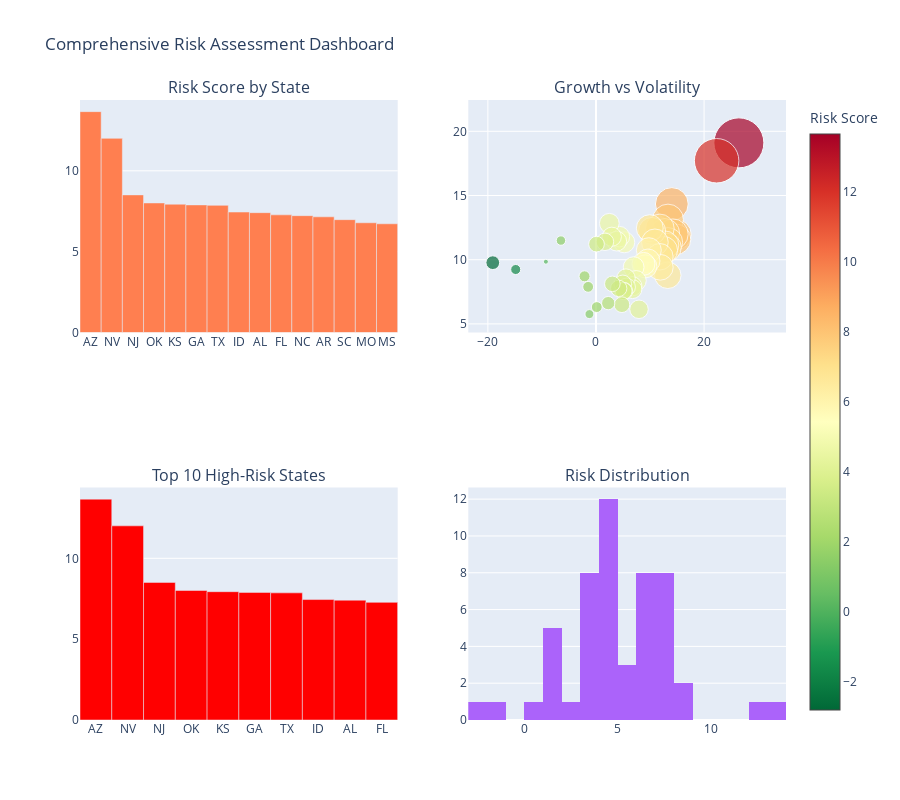

The notebook cell this image was saved under:
### Markdown cell above
---
# 🔥 STEP 6: INTERACTIVE DASHBOARD

Build comprehensive interactive dashboard with Plotly.

### Code cell
if forecast_df is not None and insights is not None:
    try:
        # Reload module to get latest changes
        import importlib
        from src.dashboard import visualizations
        importlib.reload(visualizations)
        from src.dashboard.visualizations import create_risk_dashboard
        
        print("🔄 Creating interactive risk dashboard...")
        fig = create_risk_dashboard(risk_df, forecast_analysis, historical_analysis)
        fig.show()
        print("✅ Interactive dashboard created!")
    except Exception as e:
        print(f"⚠️  Error creating dashboard: {e}")
        print("   Using static visualizations instead.")

### Figure 1 — Plotly figure (JSON) as saved in the notebook; plotly's stock layout.template omitted (floating-point values rounded to 4 significant figures)
{"data": [{"marker": {"color": "coral"}, "name": "Risk Score", "type": "bar", "x": ["AZ", "NV", "NJ", "OK", "KS", "GA", "TX", "ID", "AL", "FL", "NC", "AR", "SC", "MO", "MS"], "xaxis": "x", "y": [13.66, 12.01, 8.51, 8.011, 7.934, 7.89, 7.862, 7.449, 7.411, 7.274, 7.226, 7.154, 6.978, 6.785, 6.723], "yaxis": "y"}, {"marker": {"color": [13.66, 12.01, 8.51, 8.011, 7.934, 7.89, 7.862, 7.449, 7.411, 7.274, 7.226, 7.154, 6.978, 6.785, 6.723, 6.675, 6.621, 6.615, 6.392, 6.155, 5.855, 5.583, 5.54, 4.977, 4.916, 4.836, 4.74, 4.592, 4.586, 4.416, 4.404, 4.339, 4.234, 4.229, 4.051, 3.924, 3.915, 3.83, 3.795, 3.591, 3.392, 3.388, 3.344, 2.666, 1.976, 1.937, 1.931, 1.502, 1.366, 0.1728, -1.684, -2.797], "colorbar": {"title": {"text": "Risk Score"}}, "colorscale": [[0, "rgb(0,104,55)"], [0.1, "rgb(26,152,80)"], [0.2, "rgb(102,189,99)"], [0.3, "rgb(166,217,106)"], [0.4, "rgb(217,239,139)"], [0.5, "rgb(255,255,191)"], [0.6, "rgb(254,224,139)"], [0.7, "rgb(253,174,97)"], [0.8, "rgb(244,109,67)"], [0.9, "rgb(215,48,39)"], [1, "rgb(165,0,38)"]], "showscale": true, "size": [50.0, 44.49, 32.82, 31.15, 30.9, 30.75, 30.66, 29.28, 29.15, 28.69, 28.53, 28.29, 27.71, 27.06, 26.86, 26.69, 26.52, 26.49, 25.75, 24.96, 23.96, 23.05, 22.91, 21.03, 20.83, 20.56, 20.24, 19.75, 19.72, 19.16, 19.12, 18.9, 18.55, 18.53, 17.94, 17.51, 17.49, 17.2, 17.09, 16.41, 15.74, 15.73, 15.58, 13.32, 11.02, 10.89, 10.87, 9.435, 8.981, 5.0, 10.04, 13.76]}, "mode": "markers", "name": "States", "text": ["AZ", "NV", "NJ", "OK", "KS", "GA", "TX", "ID", "AL", "FL", "NC", "AR", "SC", "MO", "MS", "DE", "VA", "LA", "NM", "UT", "NY", "TN", "NE", "RI", "IL", "CT", "CO", "MD", "CA", "US", "ND", "SD", "PA", "IA", "IN", "WV", "DC", "NH", "OH", "OR", "MA", "WI", "MI", "MT", "KY", "VT", "MN", "WA", "ME", "AK", "HI", "WY"], "type": "scatter", "x": [26.43, 22.32, 14.03, 14.75, 13.32, 14.72, 14.22, 12.76, 13.34, 11.81, 13.14, 12.7, 12.53, 10.38, 9.95, 10.9, 13.28, 11.82, 11.9, 9.774, 9.618, 9.13, 8.791, 5.235, 6.967, 4.325, 7.432, 2.471, 3.843, 2.931, 6.748, 6.759, 5.55, 7.959, 5.639, 4.956, 1.659, 5.216, 5.088, 4.203, 0.09613, 4.799, 3.026, 2.27, -2.117, 0.1454, -1.448, -6.485, -1.211, -9.267, -14.85, -19.09], "xaxis": "x2", "y": [19.1, 17.71, 14.34, 11.95, 13.12, 11.58, 11.98, 12.07, 11.36, 12.43, 10.95, 11.14, 10.73, 12.24, 12.46, 11.35, 8.786, 10.23, 9.409, 10.74, 9.9, 9.481, 9.674, 11.35, 9.419, 11.8, 8.366, 12.84, 11.44, 11.79, 7.931, 7.706, 8.564, 6.137, 7.865, 8.123, 11.39, 7.549, 7.561, 7.767, 11.21, 6.494, 8.12, 6.617, 8.705, 6.31, 7.885, 11.49, 5.763, 9.843, 9.237, 9.768], "yaxis": "y2"}, {"marker": {"color": "red"}, "name": "Top 10 Risk", "type": "bar", "x": ["AZ", "NV", "NJ", "OK", "KS", "GA", "TX", "ID", "AL", "FL"], "xaxis": "x3", "y": [13.66, 12.01, 8.51, 8.011, 7.934, 7.89, 7.862, 7.449, 7.411, 7.274], "yaxis": "y3"}, {"name": "Risk Distribution", "nbinsx": 20, "type": "histogram", "x": [13.66, 12.01, 8.51, 8.011, 7.934, 7.89, 7.862, 7.449, 7.411, 7.274, 7.226, 7.154, 6.978, 6.785, 6.723, 6.675, 6.621, 6.615, 6.392, 6.155, 5.855, 5.583, 5.54, 4.977, 4.916, 4.836, 4.74, 4.592, 4.586, 4.416, 4.404, 4.339, 4.234, 4.229, 4.051, 3.924, 3.915, 3.83, 3.795, 3.591, 3.392, 3.388, 3.344, 2.666, 1.976, 1.937, 1.931, 1.502, 1.366, 0.1728, -1.684, -2.797], "xaxis": "x4", "yaxis": "y4"}], "layout": {"annotations": [{"font": {"size": 16}, "showarrow": false, "text": "Risk Score by State", "x": 0.225, "xanchor": "center", "xref": "paper", "y": 1, "yanchor": "bottom", "yref": "paper"}, {"font": {"size": 16}, "showarrow": false, "text": "Growth vs Volatility", "x": 0.775, "xanchor": "center", "xref": "paper", "y": 1, "yanchor": "bottom", "yref": "paper"}, {"font": {"size": 16}, "showarrow": false, "text": "Top 10 High-Risk States", "x": 0.225, "xanchor": "center", "xref": "paper", "y": 0.375, "yanchor": "bottom", "yref": "paper"}, {"font": {"size": 16}, "showarrow": false, "text": "Risk Distribution", "x": 0.775, "xanchor": "center", "xref": "paper", "y": 0.375, "yanchor": "bottom", "yref": "paper"}], "height": 800, "showlegend": false, "title": {"text": "Comprehensive Risk Assessment Dashboard"}, "xaxis": {"anchor": "y", "domain": [0, 0.45]}, "xaxis2": {"anchor": "y2", "domain": [0.55, 1]}, "xaxis3": {"anchor": "y3", "domain": [0, 0.45]}, "xaxis4": {"anchor": "y4", "domain": [0.55, 1]}, "yaxis": {"anchor": "x", "domain": [0.625, 1]}, "yaxis2": {"anchor": "x2", "domain": [0.625, 1]}, "yaxis3": {"anchor": "x3", "domain": [0, 0.375]}, "yaxis4": {"anchor": "x4", "domain": [0, 0.375]}}}
